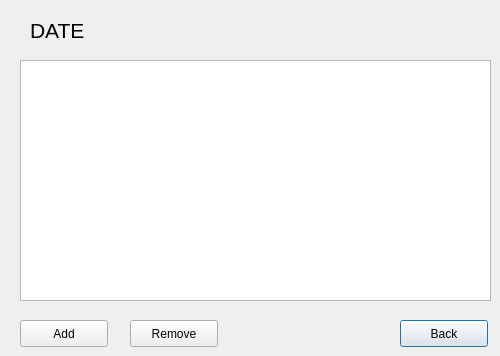
<?xml version="1.0" encoding="UTF-8"?>
<ui version="4.0">
 <class>Dialog</class>
 <widget class="QDialog" name="Dialog">
  <property name="geometry">
   <rect>
    <x>0</x>
    <y>0</y>
    <width>500</width>
    <height>356</height>
   </rect>
  </property>
  <property name="windowTitle">
   <string>Dialog</string>
  </property>
  <widget class="QListWidget" name="listWidget">
   <property name="geometry">
    <rect>
     <x>20</x>
     <y>60</y>
     <width>471</width>
     <height>241</height>
    </rect>
   </property>
  </widget>
  <widget class="QPushButton" name="backButton">
   <property name="geometry">
    <rect>
     <x>400</x>
     <y>320</y>
     <width>88</width>
     <height>27</height>
    </rect>
   </property>
   <property name="text">
    <string>Back</string>
   </property>
  </widget>
  <widget class="QPushButton" name="addButton">
   <property name="geometry">
    <rect>
     <x>20</x>
     <y>320</y>
     <width>88</width>
     <height>27</height>
    </rect>
   </property>
   <property name="text">
    <string>Add</string>
   </property>
  </widget>
  <widget class="QPushButton" name="removeButton">
   <property name="geometry">
    <rect>
     <x>130</x>
     <y>320</y>
     <width>88</width>
     <height>27</height>
    </rect>
   </property>
   <property name="text">
    <string>Remove</string>
   </property>
  </widget>
  <widget class="QLabel" name="label">
   <property name="geometry">
    <rect>
     <x>30</x>
     <y>10</y>
     <width>451</width>
     <height>41</height>
    </rect>
   </property>
   <property name="font">
    <font>
     <pointsize>16</pointsize>
    </font>
   </property>
   <property name="text">
    <string>DATE</string>
   </property>
  </widget>
 </widget>
 <resources/>
 <connections/>
</ui>
